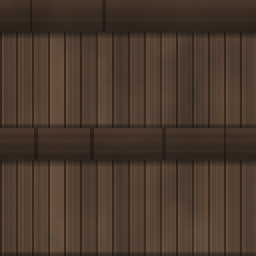
#> input picture assets/tex/ceil_old.png, 128 x 128 px (shown 2 times larger)
$ python sheet.py ../assets/tex/asphalt.png ../assets/tex/ceil_old.png ../assets/tex/ceil_old.png 5
#> lines starting #> are read from the running program, lines starting #| are printed output that depends on the picture
import sys, glob, os
from PIL import Image
d, pat, out = sys.argv[1], sys.argv[2], sys.argv[3]
cols = int(sys.argv[4]) if len(sys.argv) > 4 else 3
fs = sorted(glob.glob(os.path.join(d, pat)))
W, H = 512, 384
rows = (len(fs) + cols - 1) // cols
sh = Image.new("RGB", (W * cols, H * rows))
#> sh: PIL image 2560x384 RGB; every value is 0
for i, f in enumerate(fs):
    sh.paste(Image.open(f).convert("RGB").resize((W, H)), ((i % cols) * W, (i // cols) * H))
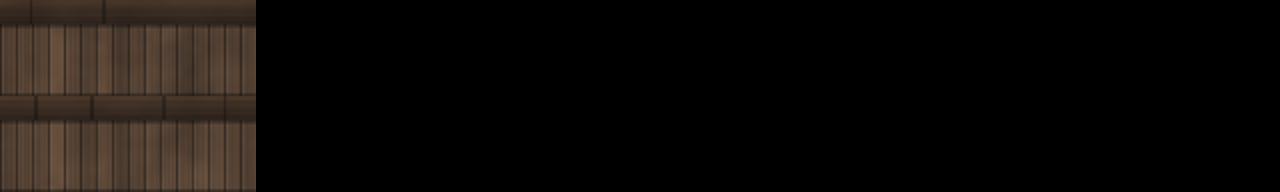
#> sh: PIL image 2560x384 RGB (shown at 1/2 size); mean R, G, B 14.7, 11.4, 9
sh.save(out)
print(len(fs), [os.path.basename(f) for f in fs])
